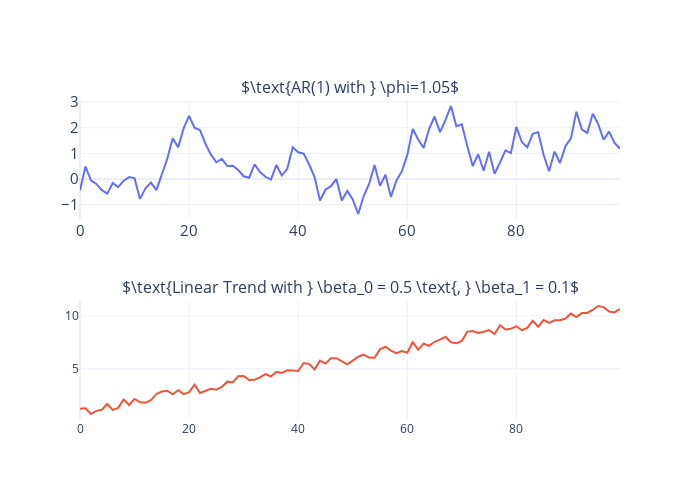

Source (notebook cell):
### Code cell
fig = make_subplots(
    rows=2, cols=1, 
    subplot_titles=(
        r'$\text{AR(1) with } \phi=1.05$', 
        r'$\text{Linear Trend with } \beta_0 = 0.5 \text{, } \beta_1 = 0.1$'
    )
)

fig.append_trace(
    go.Scatter(
        x=np.arange(length),
        y=ar_series,
    ),
    row=1,
    col=1,
)

fig.append_trace(
    go.Scatter(
        x=np.arange(length),
        y=y_trend,
    ),
    row=2,
    col=1,
)

fig.update_layout(
    height=500,
    width=700,
    showlegend=False,
    yaxis=dict(
        titlefont=dict(size=15),
        tickfont=dict(size=15),
    ),
    xaxis=dict(
        titlefont=dict(size=15),
        tickfont=dict(size=15),
    ),
)
fig.write_image("imgs/chapter_6/deterministic_series_phi.png")
fig.show()

### Figure 1 — Plotly figure (JSON) as saved in the notebook; plotly's stock layout.template omitted (floating-point values rounded to 4 significant figures)
{"data": [{"type": "scatter", "x": [0, 1, 2, 3, 4, 5, 6, 7, 8, 9, 10, 11, 12, 13, 14, 15, 16, 17, 18, 19, 20, 21, 22, 23, 24, 25, 26, 27, 28, 29, 30, 31, 32, 33, 34, 35, 36, 37, 38, 39, 40, 41, 42, 43, 44, 45, 46, 47, 48, 49, 50, 51, 52, 53, 54, 55, 56, 57, 58, 59, 60, 61, 62, 63, 64, 65, 66, 67, 68, 69, 70, 71, 72, 73, 74, 75, 76, 77, 78, 79, 80, 81, 82, 83, 84, 85, 86, 87, 88, 89, 90, 91, 92, 93, 94, 95, 96, 97, 98, 99], "xaxis": "x", "y": [-0.4362, 0.4899, -0.05286, -0.1901, -0.4333, -0.5696, -0.1547, -0.3153, -0.06437, 0.07688, 0.02967, -0.7763, -0.3591, -0.139, -0.4359, 0.1974, 0.7906, 1.593, 1.236, 1.987, 2.468, 2.001, 1.906, 1.377, 0.9492, 0.6544, 0.7872, 0.5077, 0.5159, 0.3498, 0.1084, 0.05148, 0.5731, 0.2743, 0.08754, -0.02483, 0.5452, 0.1357, 0.3987, 1.238, 1.044, 0.9899, 0.5769, 0.07851, -0.8401, -0.419, -0.2776, -0.001294, -0.8375, -0.4642, -0.7976, -1.365, -0.6748, -0.1938, 0.5425, -0.2635, 0.1672, -0.6971, -0.06139, 0.297, 0.9332, 1.956, 1.541, 1.216, 1.952, 2.441, 1.833, 2.298, 2.85, 2.067, 2.14, 1.288, 0.5097, 0.9666, 0.3249, 1.066, 0.2034, 0.6445, 1.115, 1.015, 2.037, 1.445, 1.237, 1.765, 1.829, 0.9367, 0.3021, 1.072, 0.6254, 1.278, 1.586, 2.63, 1.942, 1.798, 2.546, 2.143, 1.533, 1.849, 1.406, 1.18], "yaxis": "y"}, {"type": "scatter", "x": [0, 1, 2, 3, 4, 5, 6, 7, 8, 9, 10, 11, 12, 13, 14, 15, 16, 17, 18, 19, 20, 21, 22, 23, 24, 25, 26, 27, 28, 29, 30, 31, 32, 33, 34, 35, 36, 37, 38, 39, 40, 41, 42, 43, 44, 45, 46, 47, 48, 49, 50, 51, 52, 53, 54, 55, 56, 57, 58, 59, 60, 61, 62, 63, 64, 65, 66, 67, 68, 69, 70, 71, 72, 73, 74, 75, 76, 77, 78, 79, 80, 81, 82, 83, 84, 85, 86, 87, 88, 89, 90, 91, 92, 93, 94, 95, 96, 97, 98, 99], "xaxis": "x2", "y": [1.216, 1.259, 0.7271, 1.022, 1.131, 1.672, 1.12, 1.304, 2.1, 1.579, 2.153, 1.838, 1.799, 2.043, 2.622, 2.856, 2.93, 2.597, 2.968, 2.605, 2.793, 3.496, 2.713, 2.886, 3.108, 3.027, 3.281, 3.783, 3.721, 4.293, 4.317, 3.942, 3.959, 4.18, 4.49, 4.268, 4.724, 4.609, 4.852, 4.836, 4.794, 5.548, 5.464, 4.94, 5.768, 5.487, 5.995, 6.0, 5.725, 5.422, 5.769, 6.142, 6.333, 6.058, 6.039, 6.835, 7.084, 6.726, 6.472, 6.672, 6.518, 7.514, 6.818, 7.377, 7.174, 7.554, 7.751, 8.03, 7.506, 7.411, 7.637, 8.5, 8.574, 8.397, 8.501, 8.665, 8.275, 9.114, 8.719, 8.783, 9.019, 8.647, 8.866, 9.538, 8.983, 9.603, 9.345, 9.589, 9.589, 9.756, 10.22, 9.897, 10.27, 10.28, 10.56, 10.94, 10.83, 10.41, 10.33, 10.66], "yaxis": "y2"}], "layout": {"annotations": [{"font": {"size": 16}, "showarrow": false, "text": "$\\text{AR(1) with } \\phi=1.05$", "x": 0.5, "xanchor": "center", "xref": "paper", "y": 1, "yanchor": "bottom", "yref": "paper"}, {"font": {"size": 16}, "showarrow": false, "text": "$\\text{Linear Trend with } \\beta_0 = 0.5 \\text{, } \\beta_1 = 0.1$", "x": 0.5, "xanchor": "center", "xref": "paper", "y": 0.375, "yanchor": "bottom", "yref": "paper"}], "height": 500, "showlegend": false, "width": 700, "xaxis": {"anchor": "y", "domain": [0, 1], "tickfont": {"size": 15}, "title": {"font": {"size": 15}}}, "xaxis2": {"anchor": "y2", "domain": [0, 1]}, "yaxis": {"anchor": "x", "domain": [0.625, 1], "tickfont": {"size": 15}, "title": {"font": {"size": 15}}}, "yaxis2": {"anchor": "x2", "domain": [0, 0.375]}}}
